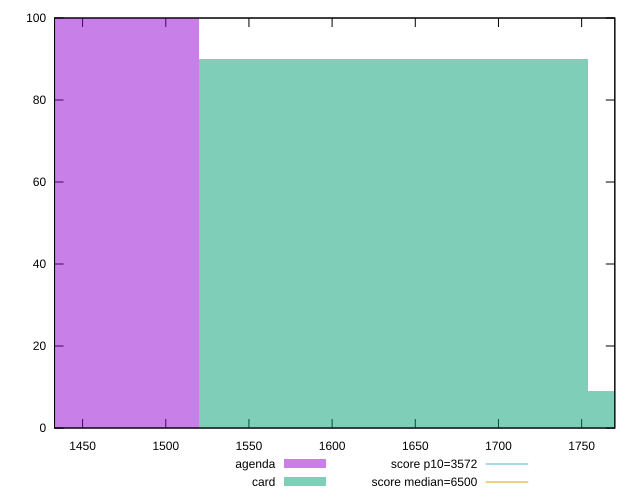

This chart was generated by the following gnuplot code:
reset

$agenda <<EOF
1403.0927572590736 100
EOF

$card <<EOF
1636.9415501355857 90
1870.790343012098 9
EOF

set key outside below
set boxwidth 233.84879287651225
set xrange [1433.139:1769.9472]
set yrange [0:100]
set trange [0:100]
set style fill transparent solid 0.5 noborder

set parametric
set terminal svg size 640, 500 enhanced background rgb 'white'
set output "reports/report_00030_2021-02-24T20-42-31.540Z/first-cpu-idle/comparison/histogram/1_vs_2.svg"

plot $agenda title "agenda" with boxes, \
     $card title "card" with boxes, \
     3572,t title "score p10=3572", \
     6500,t title "score median=6500"

reset
